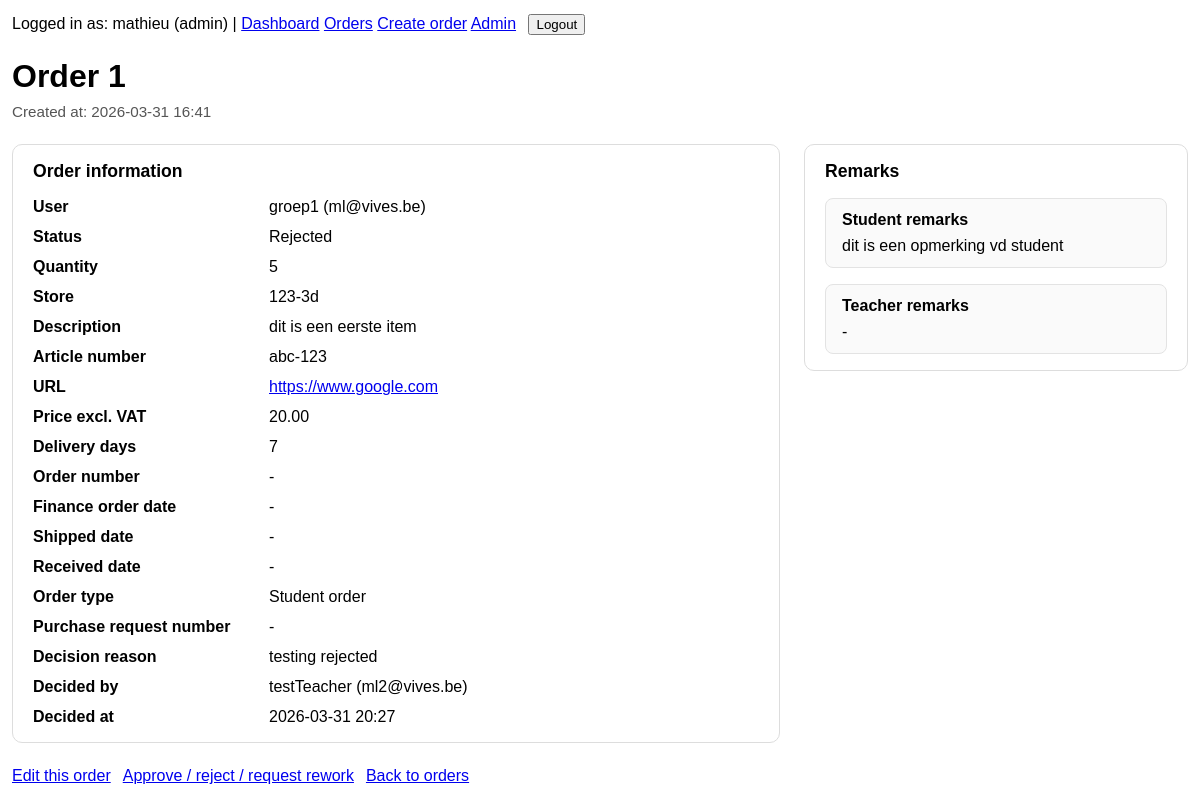
The page /orders/1/ (signed in) on the database its author committed.
### accounts/models.py (models this page shows, shortened)
class User(AbstractUser):
    ROLE_ADMIN = "admin"
    ROLE_TEACHER = "teacher"
    ROLE_STUDENT = "student"
    ROLE_CHOICES = [
        (ROLE_ADMIN, "Admin"),
        (ROLE_TEACHER, "Teacher"),
        (ROLE_STUDENT, "Student"),
    ]
    email = models.EmailField(unique=True)
    name = models.CharField(max_length=255)
    role = models.CharField(max_length=20, choices=ROLE_CHOICES, default=ROLE_STUDENT)
    USERNAME_FIELD = "email"
    REQUIRED_FIELDS = ["username", "name"]

### orders/models.py (models this page shows, shortened)
class Order(models.Model):
    ORDER_TYPE_STUDENT = "student_order"
    ORDER_TYPE_TEACHER = "teacher_order"
    ORDER_TYPE_CHOICES = [
        (ORDER_TYPE_STUDENT, "Student order"),
        (ORDER_TYPE_TEACHER, "Teacher order"),
    ]
    STATUS_DRAFT = "draft"
    STATUS_SUBMITTED = "submitted"
    STATUS_APPROVED = "approved"
    STATUS_REJECTED = "rejected"
    STATUS_REWORK = "rework"
    STATUS_CHOICES = [
        (STATUS_DRAFT, "Draft"),
        (STATUS_SUBMITTED, "Submitted"),
        (STATUS_APPROVED, "Approved"),
        (STATUS_REJECTED, "Rejected"),
        (STATUS_REWORK, "Needs rework"),
    ]
    user = models.ForeignKey(
        settings.AUTH_USER_MODEL,
        on_delete=models.CASCADE,
        related_name="orders",
    )
    order_type = models.CharField(max_length=20, choices=ORDER_TYPE_CHOICES)
    store = models.CharField(max_length=255)
    article_number = models.CharField(max_length=100, blank=True)
    ordernumber = models.CharField(
        max_length=100,
        blank=True,
        db_index=True,
        help_text="ERP order number",
    )
    quantity = models.PositiveIntegerField(default=1)
    status = models.CharField(max_length=20, choices=STATUS_CHOICES, default=STATUS_DRAFT)
    decision_reason = models.TextField(blank=True)
    created_at = models.DateTimeField(auto_now_add=True)
    short_description = models.CharField(max_length=255)
    url = models.URLField(blank=True)
    total_price_excl_vat = models.DecimalField(max_digits=10, decimal_places=2, null=True, blank=True)
    delivery_time_days = models.PositiveIntegerField(null=True, blank=True)
    purchase_request_number = models.CharField(max_length=100, blank=True)
    finance_order_date = models.DateField(null=True, blank=True)
    shipped_date = models.DateField(null=True, blank=True)
    received_date = models.DateField(null=True, blank=True)
    student_remarks = models.TextField(blank=True)
    teacher_remarks = models.TextField(blank=True)
    decided_by = models.ForeignKey(
        settings.AUTH_USER_MODEL,
        on_delete=models.SET_NULL,
        null=True,
        blank=True,
        related_name="decided_orders",
    )
    decided_at = models.DateTimeField(null=True, blank=True)
    class Meta:
        ordering = ["-created_at"]

### orders/views.py (the view)
# urls.py: path("orders/<int:order_id>/", order_detail, name="order_detail"),
@login_required
def order_detail(request, order_id):
    order = get_object_or_404(
        Order.objects.select_related("user", "decided_by"),
        pk=order_id,
    )
    if not user_can_view_order(request.user, order):
        raise Http404("You do not have permission to view this order.")
    context = {
        "order": order,
        "can_edit": user_can_edit_order(request.user, order),
        "can_decide": user_can_decide_order(request.user, order),
    }
    return render(request, "orders/order_detail.html", context)

### orders/views.py (called while the page is built, shortened)
def user_can_view_order(user, order):
    if user.role == User.ROLE_ADMIN:
        return True

def user_can_edit_order(user, order):
    if user.role == User.ROLE_ADMIN:
        return True
    if order.user_id != user.id:
        return False
    if order.status in [Order.STATUS_APPROVED, Order.STATUS_REJECTED]:
        return False
    return True

def user_can_decide_order(user, order):
    if user.role == User.ROLE_ADMIN:
        return True

### templates/orders/order_detail.html (shortened to what this page needs)
{% extends "base.html" %}
{% block content %}
<div class="order-detail-page">
    <div class="order-detail-header">
        <h1 class="order-detail-title">Order {{ order.id }}</h1>
        <div class="order-detail-meta">
            Created at: {{ order.created_at|date:"Y-m-d H:i" }}
        </div>
    </div>
    <div class="order-detail-grid">
        <div class="order-card">
            <h2>Order information</h2>
            <div class="order-fields">
                <div class="order-label">User</div>
                <div class="order-value">{{ order.user.name }} ({{ order.user.email }})</div>
                <div class="order-label">Status</div>
                <div class="order-value">{{ order.get_status_display }}</div>
                <div class="order-label">Quantity</div>
                <div class="order-value">{{ order.quantity }}</div>
                <div class="order-label">Store</div>
                <div class="order-value">{{ order.store }}</div>
                <div class="order-label">Description</div>
                <div class="order-value">{{ order.short_description }}</div>
                <div class="order-label">Article number</div>
                <div class="order-value">{{ order.article_number|default:"-" }}</div>
                <div class="order-label">URL</div>
                <div class="order-value">
                    {% if order.url %}
                        <a href="{{ order.url }}" target="_blank" rel="noopener noreferrer">{{ order.url }}</a>
                    {% else %}
                        -
                    {% endif %}
                </div>
                <div class="order-label">Price excl. VAT</div>
                <div class="order-value">{{ order.total_price_excl_vat|default:"-" }}</div>
                <div class="order-label">Delivery days</div>
                <div class="order-value">{{ order.delivery_time_days|default:"-" }}</div>
                <div class="order-label">Order number</div>
                <div class="order-value">{{ order.ordernumber|default:"-" }}</div>
                <div class="order-label">Finance order date</div>
                <div class="order-value">
                    {% if order.finance_order_date %}
                        {{ order.finance_order_date|date:"Y-m-d" }}
                    {% else %}
                        -
                    {% endif %}
                </div>
                <div class="order-label">Shipped date</div>
                <div class="order-value">
                    {% if order.shipped_date %}
                        {{ order.shipped_date|date:"Y-m-d" }}
                    {% else %}
                        -
                    {% endif %}
                </div>
                <div class="order-label">Received date</div>
                <div class="order-value">
                    {% if order.received_date %}
                        {{ order.received_date|date:"Y-m-d" }}
                    {% else %}
                        -
                    {% endif %}
                </div>
                <div class="order-label">Order type</div>
                <div class="order-value">{{ order.get_order_type_display }}</div>
                <div class="order-label">Purchase request number</div>
                <div class="order-value">{{ order.purchase_request_number|default:"-" }}</div>
                <div class="order-label">Decision reason</div>
                <div class="order-value">{{ order.decision_reason|default:"-" }}</div>
                <div class="order-label">Decided by</div>
                <div class="order-value">
                    {% if order.decided_by %}
                        {{ order.decided_by.name }} ({{ order.decided_by.email }})
                    {% else %}
                        -
                    {% endif %}
                </div>
                <div class="order-label">Decided at</div>
                <div class="order-value">
                    {% if order.decided_at %}
                        {{ order.decided_at|date:"Y-m-d H:i" }}
                    {% else %}
                        -
                    {% endif %}
                </div>
            </div>
        </div>
        <div class="order-card">
            <h2>Remarks</h2>
            <div class="order-remarks">
                <div class="remark-box">
                    <h3>Student remarks</h3>
                    <div>{{ order.student_remarks|default:"-"|linebreaksbr }}</div>
                </div>
                <div class="remark-box">
                    <h3>Teacher remarks</h3>
                    <div>{{ order.teacher_remarks|default:"-"|linebreaksbr }}</div>
                </div>
            </div>
        </div>
    </div>
    <div class="order-actions">
        {% if can_edit %}
            <a href="{% url 'orders:order_edit' order.pk %}">Edit this order</a>
        {% endif %}
        {% if can_decide %}
            <a href="{% url 'orders:order_decide' order.pk %}">Approve / reject / request rework</a>
        {% endif %}
        <a href="{% url 'orders:order_list' %}">Back to orders</a>
    </div>
</div>
{% endblock %}

### templates/base.html (shortened to what this page needs)
<!DOCTYPE html>
<html lang="en">
<head>
</head>
<body>
    <div class="top-nav">
        {% if user.is_authenticated %}
            Logged in as: {{ user.name }} ({{ user.role }})
            |
            <a href="{% url 'orders:dashboard' %}">Dashboard</a>
            <a href="{% url 'orders:order_list' %}">Orders</a>
            <a href="{% url 'orders:order_create' %}">Create order</a>
            <a href="/admin/">Admin</a>
            <form method="post" action="{% url 'logout' %}">
                <button type="submit">Logout</button>
            </form>
        {% else %}
            <a href="{% url 'login' %}">Login</a>
        {% endif %}
    </div>
    {% block content %}{% endblock %}
</body>
</html>

### templates/base.html (style rules this page uses)
body { font-family: Arial, sans-serif; margin: 12px; }
form { margin-bottom: 12px; }
input, select, textarea, button { margin: 2px 0; }
.top-nav { margin-bottom: 16px; }
.top-nav form { display: inline; margin-left: 8px; }

### templates/orders/order_detail.html (style rules this page uses)
.order-detail-page { width: 100%; max-width: 1400px; margin: 0 auto; }
.order-detail-header { margin-bottom: 1.5rem; }
.order-detail-title { margin-bottom: 0.5rem; }
.order-detail-meta { color: #555; font-size: 0.95rem; }
.order-detail-grid { display: grid; grid-template-columns: 2fr 1fr; gap: 1.5rem; align-items: start; }
.order-card { border: 1px solid #ddd; border-radius: 10px; padding: 1rem 1.25rem; background: #fff; box-sizing: border-box; }
.order-card h2 { margin-top: 0; margin-bottom: 1rem; font-size: 1.1rem; }
.order-fields { display: grid; grid-template-columns: minmax(180px, 220px) 1fr; gap: 0.75rem 1rem; }
.order-label { font-weight: 600; }
.order-value { overflow-wrap: anywhere; word-break: break-word; }
.order-remarks { display: grid; gap: 1rem; }
.remark-box { border: 1px solid #e3e3e3; border-radius: 8px; padding: 0.75rem 1rem; background: #fafafa; }
.remark-box h3 { margin-top: 0; margin-bottom: 0.5rem; font-size: 1rem; }
.order-actions { margin-top: 1.5rem; display: flex; flex-wrap: wrap; gap: 0.75rem; }
.order-actions a { display: inline-block; }

### rows shown on the page
User: name "mathieu", role "admin"
Order: id "1", created_at "2026-03-31 16:41", user.name "groep1", user.email "ml@vives.be", status "Rejected", quantity "5", store "123-3d", short_description "dit is een eerste item", article_number "abc-123", url "https://www.google.com", total_price_excl_vat "20.00", delivery_time_days "7", ordernumber "-", order_type "Student order", purchase_request_number "-", decision_reason "testing rejected", decided_by.name "testTeacher", decided_by.email "ml2@vives.be", decided_at "2026-03-31 20:27", student_remarks "dit is een opmerking vd student", teacher_remarks "-"
